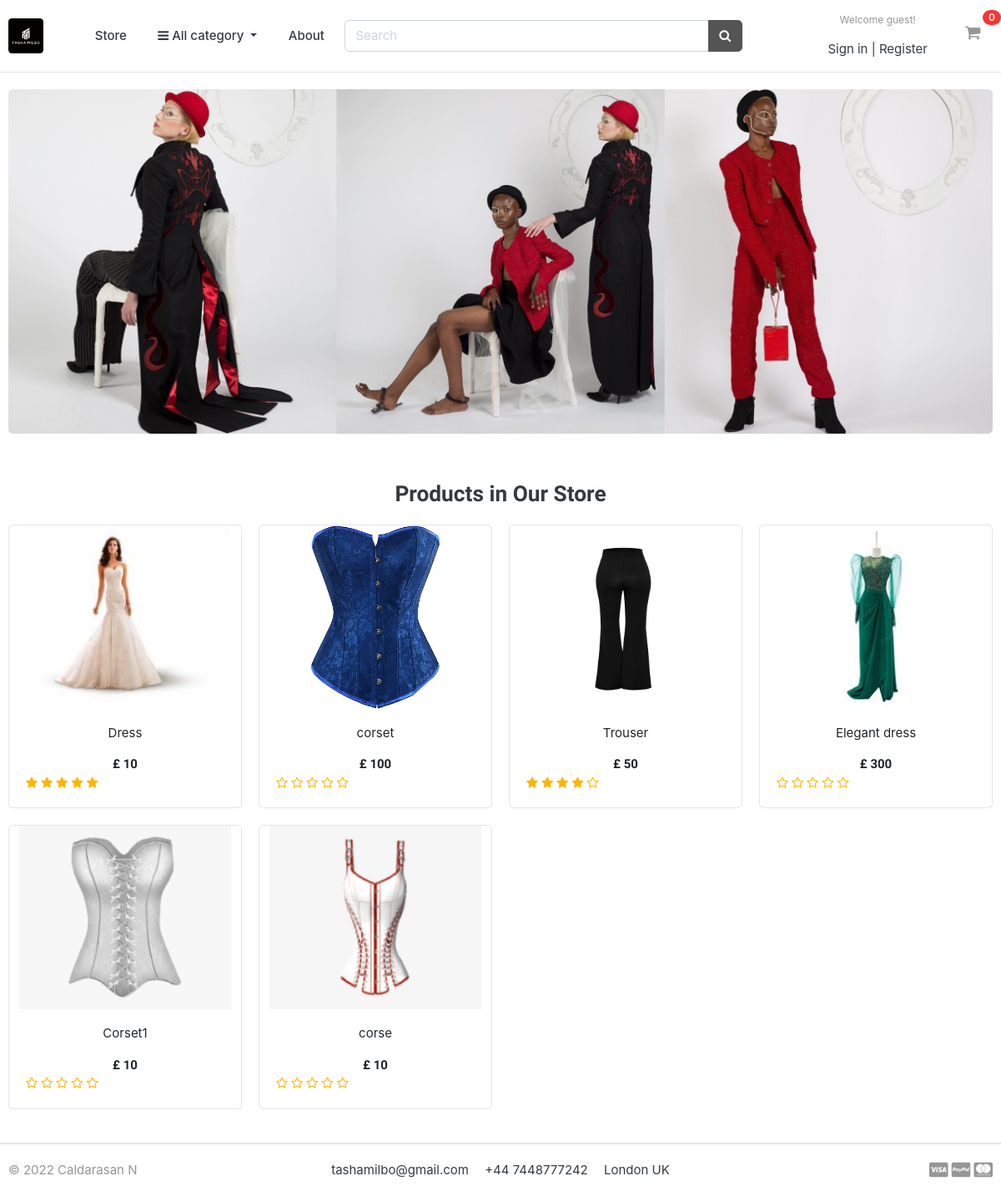
The page / on the database its author committed.
### store/models.py (models this page shows, shortened)
class Product(models.Model):
    product_name = models.CharField(max_length=200, unique=True)
    slug = models.SlugField(max_length=200, unique=True)
    description = models.TextField(max_length=500, blank=True)
    price = models.IntegerField()
    images = models.ImageField(upload_to='photos/products')
    stock = models.IntegerField()
    is_available = models.BooleanField(default=True)
    category = models.ForeignKey(Category, on_delete=models.CASCADE)
    created_date = models.DateTimeField(auto_now_add=True)
    modified_date = models.DateTimeField(auto_now=True)
    def get_url(self):
        return reverse('product_detail', args=[self.category.slug, self.slug])
    def averageReview(self):
        reviews = ReviewRating.objects.filter(product=self, status=True).aggregate(average=Avg('rating'))
        avg = 0
        if reviews['average'] is not None:
            avg = float(reviews['average'])
        return avg

### tashamilbo/views.py (the view)
# urls.py: 2. Add a URL to urlpatterns:  path('', views.home, name='home')
def home(request):
    products = Product.objects.all().filter(is_available=True).order_by('created_date')
    for product in products:
        reviews = ReviewRating.objects.filter(product_id=product.id, status=True)
    context = {
        'products': products,
        'reviews': reviews,
    }
    return render (request, 'home.html', context)

### carts/context_processors.py (called while the page is built)
def counter(request):
    cart_count = 0
    if 'admin' in request.path:
        return {}
    else:
        try:
            cart = Cart.objects.filter(cart_id=_cart_id(request))
            if request.user.is_authenticated:
                cart_items = CartItem.objects.all().filter(user=request.user)
            else:
                cart_items = CartItem.objects.all().filter(cart=cart[:1])
            for cart_item in cart_items:
                cart_count += cart_item.quantity
        except Cart.DoesNotExist:
            cart_count = 0
    return dict(cart_count=cart_count)

### carts/views.py (called while the page is built)
def _cart_id(request):
    cart = request.session.session_key
    if not cart:
        cart = request.session.create()
    return cart

### category/context_processors.py (called while the page is built)
def menu_links(request):
    links = Category.objects.all()
    return dict(links=links)

### category/models.py (called while the page is built)
    def get_url(self):
        return reverse('products_by_category', args=[self.slug])

### templates/home.html
{% extends 'base.html' %}
{% load static %}
{% block content %}
<section class="section-intro padding-y-sm">
<div class="container">
<div class="intro-banner-wrap">
	<img src="{% static 'images/banners/banner.jpg' %}" class="img-fluid rounded">
</div>
</div>
</section>
<section class="section-name padding-y-sm">
<div class="container">
<header class="section-heading">
	<h3 class="text-center">Products in Our Store</h3>
</header>
<div class="row">
	{% for product in products %}
	<div class="col-md-3">
		<div class="card card-product-grid">
			<a href="{{ product.get_url }}" class="img-wrap"> <img src="{{ product.images.url }}"> </a>
			<figcaption class="info-wrap">
				<a href="{{ product.get_url }}" class="title"> {{ product.product_name }} </a>
				<div class="price mt-1 text-center">£ {{product.price }} </div>
				<div class="rating-star">
					<span>
						<i class="fa fa-star{% if product.averageReview < 0.5%}-o{% elif product.averageReview >= 0.5 and product.averageReview < 1 %}-half-o {% endif %}" aria-hidden="true"></i>
						<i class="fa fa-star{% if product.averageReview < 1.5%}-o{% elif product.averageReview >= 1.5 and product.averageReview < 2 %}-half-o {% endif %}" aria-hidden="true"></i>
						<i class="fa fa-star{% if product.averageReview < 2.5%}-o{% elif product.averageReview >= 2.5 and product.averageReview < 3 %}-half-o {% endif %}" aria-hidden="true"></i>
						<i class="fa fa-star{% if product.averageReview < 3.5%}-o{% elif product.averageReview >= 3.5 and product.averageReview < 4 %}-half-o {% endif %}" aria-hidden="true"></i>
						<i class="fa fa-star{% if product.averageReview < 4.5%}-o{% elif product.averageReview >= 4.5 and product.averageReview < 5 %}-half-o {% endif %}" aria-hidden="true"></i>
					</span>
				 </div>
			</figcaption>
		</div>
	</div>
	{% endfor %}
</div>
</div>
</section>
</body>
</html>
{% endblock %}

### static/css/ui.css (style rules this page uses)
html { font-family: "Inter", sans-serif; font-size: 15px; }
.img-wrap { text-align: center; display: block; }
.img-wrap img { max-width: 100%; }
.padding-y-sm { padding-top: 20px; padding-bottom: 20px; }
.section-heading { margin-bottom: 20px; margin-top: 15px; }
[class*=card-product] a.title { color: #212529; display: block; }
[class*=card-product] .img-wrap { overflow: hidden; position: relative; }
[class*=card-product] .img-wrap img { height: 100%; max-width: 100%; width: auto; display: inline-block; -o-object-fit: cover; object-fit: cover; }
.card-product-grid { margin-bottom: 20px; }
.card-product-grid .img-wrap { border-radius: 0.2rem 0.2rem 0 0; height: 220px; }
.card-product-grid .info-wrap { overflow: hidden; padding: 18px 20px; }
.card .img-wrap { overflow: hidden; }
.price { font-weight: 600; color: #212529; }

### static/css/styles.css (style rules this page uses)
.text-center { font-family: 'Kaushan Script', cursive; }
img:not(.logo) { width: 100%; }
img { display: block; }
.title { text-align: center; margin-bottom: 1rem; }

### static/css/custom.css (style rules this page uses)
.rating-star i { color: #ffb503 !important; }

### rows shown on the page
Product: images (picture), product_name "Dress", price "10"
Product: images (picture), product_name "corset", price "100"
Product: images (picture), product_name "Trouser", price "50"
Product: images (picture), product_name "Elegant dress", price "300"
Product: images (picture), product_name "Corset1", price "10"
Product: images (picture), product_name "corse", price "10"

### other values the page prints
{{ cart_count }} "0"
